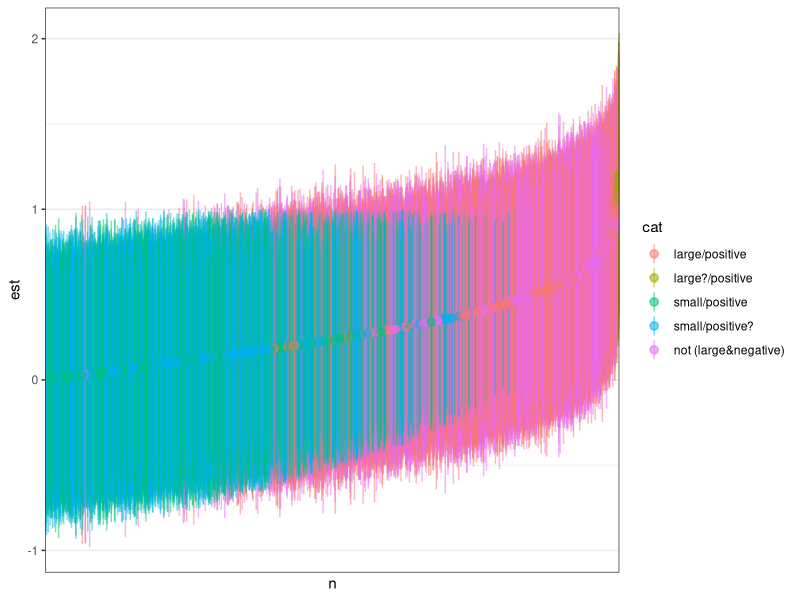

This chart was generated by the following R code:
## mostly trying to avoid tidyverse but ...
library(ggplot2); theme_set(theme_bw())
                 


## simulate a t-test-like comparison: what is the distribution of outcomes/
## probability of Dushoff outcomes
## https://dushoff.github.io/ResearchSandbox/clarStrength.Rout.pdf

## start by determing required n to get 80% power for a SESOI of 1 with SD 1
pp <- power.t.test(delta = 1, sd = 1, power = 0.8)
n <- ceiling(pp$n)  ## 17
tt <- power.t.test(delta = 1, sd = 1, n = n)
tt$power ## 0.807

## Q: what parameters are identifiable/jointly confounded in
## classic power analysis? e.g. delta and sd must be exchangeable
## since one is a scale parameter?

## two-group sim for equal-var t-test power/outcome calculation
simfun <- function(n, delta=1, sd=1, conf.level = 0.95, seed = NULL) {
    if (!is.null(seed)) set.seed(seed)
    x <- replicate(2, rnorm(n, mean = delta, sd = sd), simplify = FALSE)
    tt <- t.test(x[[1]], x[[2]], conf.level = conf.level)
    with(tt, c(est = unname(-1*diff(estimate)),
                        lwr = conf.int[1], upr = conf.int[2]))
}    

levs <- c("large/positive",
          "large?/positive",
          "small/positive",
          "small/positive?",
          "not (large&negative)",
          "unclear")

catfun <- function(x, delta=1) {
    m <- mean(x[2:3])
    ci <- x[2:3]
    ## adjust for symmetry
    ## FIXME: eventually, do this some other way
    ci <- ci*sign(m)
    m <- abs(m)
    lwr <- ci[1]
    upr <- ci[2]
    ## case-when?
    if (lwr>delta) return(levs[1])
    if (m > delta & lwr>0) return(levs[2])
    if (lwr>0 & upr < delta) return(levs[3])
    if (lwr<0 & upr < delta) return(levs[4])
    if (lwr>(-delta) & upr>delta) return(levs[5])
    if (lwr<(-delta) & upr>delta) return(levs[6])
}


set.seed(101)
system.time({
    ## using auto-simplify of replicate ...
    dd1 <- as.data.frame(t(replicate(10000, simfun(n=17))))
    dd1$cat <- apply(dd1, 1, catfun) |> factor(levels = levs)
})

## flip sign
dd1 <- transform(dd1, lwr = sign(est)*lwr, upr = sign(est)*upr,
                 est = abs(est))
## ordering for caterpillar plot
dd1$n <- reorder(factor(seq(nrow(dd1))), dd1$est)

print(ggplot(dd1, aes(n, est))
      + geom_pointrange(aes(colour = cat, ymin = lwr, ymax = upr),
                        alpha = 0.5)
      + scale_x_discrete(labels = NULL, breaks = NULL))

props <- table(dd1$cat) |> prop.table()
print(power <- sum(props[1:3]))  ## why only 0.5, not 0.8?
## (something about two-sidedness?)

## note: this is the body of the t-test power calculation
## where tsample is 1 for one-sample, 2 for two-sample
## tside is 1 for one-sided, 2 for two-sided
## (n is the number of samples *per group*)

## can we generalize this?

## nu <- pmax(1e-07, n - 1) * tsample   ## df
## qu <- qt(sig.level/tside, nu, lower.tail = FALSE)
## pt(qu, nu, ncp = sqrt(n/tsample) * delta/sd, lower.tail = FALSE) + 
##     pt(-qu, nu, ncp = sqrt(n/tsample) * delta/sd, 
##        lower.tail = TRUE)

## our problem has *two* scales (we should be able to manipulate
##  the effect size and the cutoff separately!
## making effect size = SESOI = cutoff is (over?)simplifying the problem
